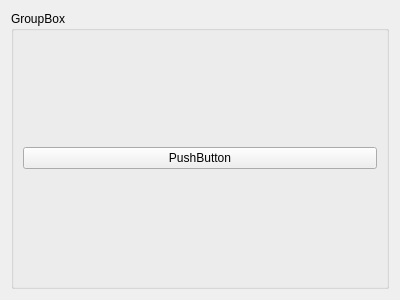
<?xml version="1.0" encoding="UTF-8"?>
<ui version="4.0">
 <class>Form</class>
 <widget class="QWidget" name="Form">
  <property name="geometry">
   <rect>
    <x>0</x>
    <y>0</y>
    <width>400</width>
    <height>300</height>
   </rect>
  </property>
  <property name="windowTitle">
   <string>Form</string>
  </property>
  <layout class="QVBoxLayout" name="verticalLayout">
   <item>
    <widget class="QGroupBox" name="groupBox">
     <property name="title">
      <string>GroupBox</string>
     </property>
     <layout class="QVBoxLayout" name="verticalLayout_2">
      <item>
       <widget class="QPushButton" name="pushButton">
        <property name="text">
         <string>PushButton</string>
        </property>
       </widget>
      </item>
     </layout>
    </widget>
   </item>
  </layout>
 </widget>
 <resources/>
 <connections/>
</ui>
